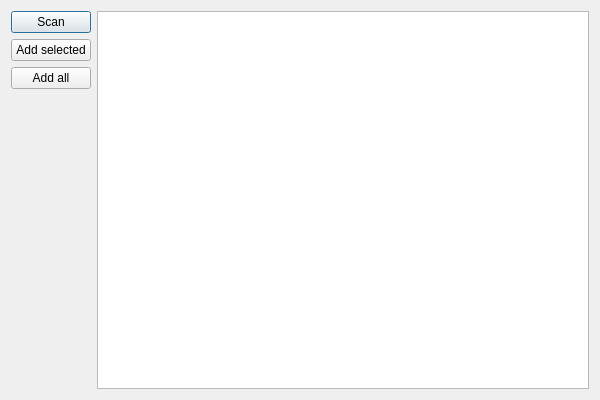
<?xml version="1.0" encoding="UTF-8"?>
<ui version="4.0">
 <class>AddNodesDialog</class>
 <widget class="QDialog" name="AddNodesDialog">
  <property name="geometry">
   <rect>
    <x>0</x>
    <y>0</y>
    <width>600</width>
    <height>400</height>
   </rect>
  </property>
  <property name="windowTitle">
   <string>Add nodes</string>
  </property>
  <layout class="QHBoxLayout" name="horizontalLayout">
   <item>
    <layout class="QVBoxLayout" name="verticalLayout">
     <item>
      <widget class="QPushButton" name="scanButton">
       <property name="text">
        <string>Scan</string>
       </property>
      </widget>
     </item>
     <item>
      <widget class="QPushButton" name="addSelectedButton">
       <property name="text">
        <string>Add selected</string>
       </property>
      </widget>
     </item>
     <item>
      <widget class="QPushButton" name="addAllButton">
       <property name="text">
        <string>Add all</string>
       </property>
      </widget>
     </item>
     <item>
      <spacer name="verticalSpacer">
       <property name="orientation">
        <enum>Qt::Vertical</enum>
       </property>
       <property name="sizeHint" stdset="0">
        <size>
         <width>20</width>
         <height>40</height>
        </size>
       </property>
      </spacer>
     </item>
    </layout>
   </item>
   <item>
    <widget class="QTableView" name="nodesTable">
     <property name="selectionBehavior">
      <enum>QAbstractItemView::SelectRows</enum>
     </property>
     <attribute name="horizontalHeaderHighlightSections">
      <bool>false</bool>
     </attribute>
     <attribute name="horizontalHeaderStretchLastSection">
      <bool>true</bool>
     </attribute>
    </widget>
   </item>
  </layout>
 </widget>
 <resources/>
 <connections/>
</ui>
